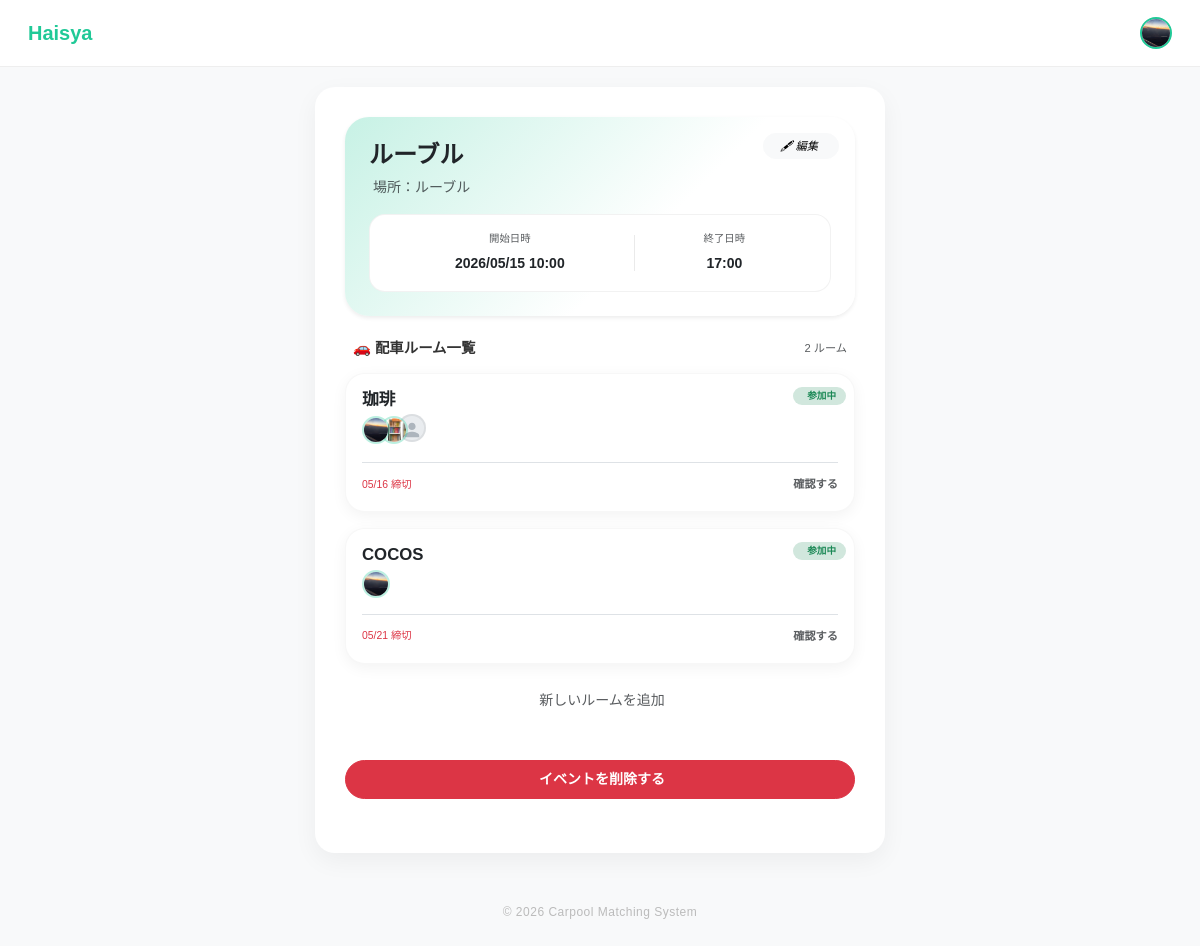
Screenshot of /events/detail/7 (signed in) with the database file from the repository.
### app/models/user.py (models this page shows)
class User(db.Model, UserMixin):
    __tablename__ = "users"
    id = db.Column(db.Integer, primary_key=True)
    username = db.Column(db.String(50), unique=True, nullable=False)
    password = db.Column(db.String(200), nullable=False)
    display_name = db.Column(db.String(50))
    icon = db.Column(db.String(200), default="default.png")
    genre = db.Column(db.String(50))  # 所属ジャンル
    age = db.Column(db.Integer)
    line_url = db.Column(db.String(200), nullable=True)
    insta_url = db.Column(db.String(200), nullable=True)
    @property
    def name(self):
        return self.display_name or self.username

### app/models/event.py (models this page shows, shortened)
class Event(db.Model):
    __tablename__ = 'events'
    id = db.Column(db.Integer, primary_key=True)
    title = db.Column(db.String(100), nullable=False)
    group_id = db.Column(db.Integer, db.ForeignKey('groups.id'), nullable=True)
    location = db.Column(db.String(200))
    start_time = db.Column(db.DateTime, nullable=False)
    end_time = db.Column(db.DateTime)
    join_code = db.Column(db.String(10), unique=True, nullable=False)
    description = db.Column(db.Text, nullable=True)
    needs_car = db.Column(db.Boolean, default=True)
    created_by = db.Column(db.Integer, db.ForeignKey('users.id'), nullable=False)
    created_at = db.Column(db.DateTime, default=datetime.utcnow)
    creator = db.relationship("User", backref=db.backref("created_events", lazy=True))
    rooms = db.relationship(
        "Room",
        backref="event",
        lazy=True,
        cascade="all, delete-orphan"
    )

### app/models/room.py (models this page shows, shortened)
class Room(db.Model):
    __tablename__ = "rooms"
    id = db.Column(db.Integer, primary_key=True)
    name = db.Column(db.String(200), nullable=False)
    description = db.Column(db.Text)
    sections = db.Column(db.Integer, default=1)
    event_id = db.Column(db.Integer, db.ForeignKey("events.id"), nullable=False)
    created_by = db.Column(db.Integer, db.ForeignKey("users.id"), nullable=False)
    deadline = db.Column(db.DateTime)
    matching_method = db.Column(db.String(50), default="default")
    created_at = db.Column(db.DateTime, default=datetime.utcnow)
    entries = db.relationship("Entry", backref="room", lazy=True, cascade="all, delete-orphan")

### app/models/entry.py (models this page shows, shortened)
class Entry(db.Model):
    __tablename__ = "entries"
    id = db.Column(db.Integer, primary_key=True)
    user_id = db.Column(db.Integer, db.ForeignKey("users.id"), nullable=False)
    room_id = db.Column(db.Integer, db.ForeignKey("rooms.id"), nullable=False)
    has_car = db.Column(db.Boolean, default=False)
    capacity = db.Column(db.Integer, default=0)
    has_rehersal = db.Column(db.Boolean, default=False) # ← これを追加しました
    schedule_id = db.Column(db.String(50))
    prefer_with = db.Column(db.String(200))
    avoid_with = db.Column(db.String(200))
    early_leave = db.Column(db.Boolean, default=False)
    created_at = db.Column(db.DateTime, default=datetime.utcnow)
    user = db.relationship("User", backref=db.backref("entries", lazy=True))

### app/events/routes.py (the view)
@events_bp.route('/detail/<int:event_id>')
@login_required
def event_detail(event_id):
    event = Event.query.get_or_404(event_id)
    joined_room_ids = [
        entry.room_id for entry in Entry.query.filter_by(user_id=current_user.id).all()
    ]
    is_admin = False
    if event.group_id:
        membership = GroupMember.query.filter_by(
            group_id=event.group_id,
            user_id=current_user.id,
            role='admin'
        ).first()
        is_admin = membership is not None
    return render_template('event_detail.html',
                           event=event,
                           joined_room_ids=joined_room_ids,
                           is_admin=is_admin)

### app/models/user.py (called while the page is built)
@login_manager.user_loader
def load_user(user_id):
    return User.query.get(int(user_id))

### app/templates/event_detail.html (shortened to what this page needs)
{% extends "layout.html" %}
{% block content %}
{% from 'macros/avatar.html' import avatar %}
<div class="main-card border-0 shadow-sm mb-4 p-4 position-relative" style="border-radius: 24px; background: linear-gradient(135deg, {{ (event.group.color ~ '40') if event.group else '#ffffff' }} 0%, white 60%);">
    {% if event.created_by == current_user.id or is_admin %}
    <button type="button" class="btn btn-light btn-sm rounded-pill px-3 position-absolute top-0 end-0 mt-3 me-3"
            style="font-size: 0.7rem;" data-bs-toggle="modal" data-bs-target="#editEventModal">
        <i class="bi bi-pencil me-1">🖋 編集</i>
    </button>
    {% endif %}
    <div class="mb-3">
        <h2 class="fw-bold h4 mb-2 text-dark">{{ event.title }}</h2>
        <p class="text-muted mb-0 small">
             場所：{{ event.location or "未指定" }}
        </p>
    </div>
    <div class="bg-white rounded-4 p-3 d-flex justify-content-around text-center border" style="border-color: rgba(0,0,0,0.05) !important;">
        <div class="flex-grow-1">
            <small class="text-muted d-block mb-1" style="font-size: 0.65rem;">開始日時</small>
            <span class="fw-bold text-dark small">{{ event.start_time.strftime('%Y/%m/%d %H:%M') }}</span>
        </div>
        <div class="flex-grow-1">
            <small class="text-muted d-block mb-1" style="font-size: 0.65rem;">終了日時</small>
            <span class="fw-bold text-dark small">
                {{ event.end_time.strftime('%H:%M') if event.end_time else '--:--' }}
            </span>
        </div>
    </div>
</div>
{% if event.needs_car %}
    <div class="px-2 mb-3 d-flex justify-content-between align-items-center">
        <h6 class="fw-bold mb-0" style="font-size: 0.9rem;">🚗 配車ルーム一覧</h6>
        <span class="text-muted" style="font-size: 0.7rem;">{{ event.rooms|length }} ルーム</span>
    </div>
    {% if event.rooms %}
        <div class="d-flex flex-column gap-3 mb-4">
            {% for room in event.rooms %}
            <div class="room-card position-relative overflow-hidden p-3">
                <div class="position-absolute top-0 end-0 mt-2 me-2">
                    {% if room.id in joined_room_ids %}
                        <span class="badge rounded-pill bg-success-subtle text-success border-0" style="font-size: 0.6rem; padding: 4px 10px;">
                            参加中
                        </span>
                    {% endif %}
                </div>
                <div class="d-flex justify-content-between align-items-start">
                    <div class="flex-grow-1">
                        <div class="text-dark pe-5 mb-1">
                            <div class="fw-bold" style="font-size: 1.05rem; line-height: 1.2;">
                                {{ room.name }}
                            </div>
                        </div>
                        <div class="d-flex align-items-center me-2">
                            {% for entry in room.entries[:4] %}
                            <div style="{% if not loop.first %}margin-left: -10px;{% endif %}
                                        position: relative; z-index: {{ loop.revindex }};">
                                {{ avatar(entry.user, size=28) }}
                            </div>
                            {% endfor %}
                        </div>
                    </div>
                </div>
                <div class="mt-3 pt-2 border-top d-flex justify-content-between align-items-center">
                    <div class="small">
                        {% if room.deadline %}
                            <span class="text-danger" style="font-size: 0.65rem;">
                                 {{ room.deadline.strftime('%m/%d 締切') }}
                            </span>
                        {% else %}
                            <span class="text-muted" style="font-size: 0.65rem;">常時募集中</span>
                        {% endif %}
                    </div>
                    <a href="{{ url_for('rooms.room_detail', room_id=room.id) }}" class="text-decoration-none">
                        {% if room.id in joined_room_ids %}
                            <span class="text-muted fw-bold" style="font-size: 0.7rem;">
                                確認する
                            </span>
                        {% else %}
                            <span class="text-walica fw-bold" style="font-size: 0.7rem;">
                                参加する <i class="bi bi-chevron-right"></i>
                            </span>
                        {% endif %}
                    </a>
                </div>
            </div>
            {% endfor %}
        </div>
        <div class="text-center mb-5">
            <a href="{{ url_for('rooms.create_room', event_id=event.id) }}" class="text-muted small text-decoration-none hover-opacity">
                 新しいルームを追加
            </a>
        </div>
    {% endif %}
{% endif %}
{% if event.created_by == current_user.id or is_admin %}
<form action="{{ url_for('events.delete_event', event_id=event.id) }}" method="POST" class="mb-4"
    onsubmit="return confirm('イベント「{{ event.title }}」を削除しますか？\nルームと参加者データもすべて削除されます。')">
    <button type="submit" class="btn btn-danger btn-sm w-100 rounded-pill py-2 fw-bold">
         イベントを削除する
    </button>
</form>
{% endif %}
{% endblock %}

### app/templates/layout.html (shortened to what this page needs)
<!DOCTYPE html>
<html lang="ja">
<head>
    <link href="https://cdn.jsdelivr.net/npm/bootstrap@5.3.3/dist/css/bootstrap.min.css" rel="stylesheet">
    <link rel="stylesheet" href="{{ url_for('static', filename='main.css') }}">
</head>
<body>
<nav class="navbar navbar-walica sticky-top">
    <div class="container-fluid d-flex align-items-center">
        <a class="navbar-brand" href="/">Haisya</a>
        <div class="ms-auto d-flex align-items-center">
            {% if current_user.is_authenticated %}
                {% set has_icon = current_user.icon and current_user.icon != 'default.png' %}
                <div class="dropdown ms-3">
                    <button class="btn p-0 border-0 bg-transparent" type="button"
                            data-bs-toggle="dropdown" aria-expanded="false">
                        {% if has_icon %}
                        <img src="{{ url_for('static', filename=current_user.icon) }}"
                            alt="プロフィール"
                            class="rounded-circle"
                            style="width: 32px; height: 32px; object-fit: cover;
                                    border: 2px solid var(--walica-green);">
                        {% endif %}
                    </button>
                </div>
            {% else %}
                <a href="/login" class="nav-link-custom">ログイン</a>
                <a href="/register" class="btn btn-walica-reverce ms-3 py-1 px-3" style="font-size:0.85rem;">新規登録</a>
            {% endif %}
        </div>
    </div>
</nav>
<div class="main-container">
    <div class="main-card">
        {% block content %}{% endblock %}
    </div>
    <footer>
        &copy; 2026 Carpool Matching System
    </footer>
</div>
</body>
</html>

### app/templates/macros/avatar.html (shortened to what this page needs)
{% macro avatar(user, size=42, is_admin=false) %}
{% set has_icon = user.icon and user.icon != 'default.png' %}
<div class="position-relative d-inline-block flex-shrink-0">
    {% if has_icon %}
    <img src="{{ url_for('static', filename=user.icon) }}"
         alt="{{ user.name }}"
         class="rounded-circle"
         style="width: {{ size }}px; height: {{ size }}px;
                object-fit: cover;
                border: 2px solid rgba(32,201,151,0.3);">
    {% else %}
    <div class="rounded-circle d-flex align-items-center justify-content-center"
         style="width: {{ size }}px; height: {{ size }}px;
                background: #e9ecef;
                border: 2px solid rgba(0,0,0,0.06);
                overflow: hidden;">
        <svg xmlns="http://www.w3.org/2000/svg"
             viewBox="0 0 24 24"
             style="width: {{ (size * 0.65) | int }}px;
                    height: {{ (size * 0.65) | int }}px;
                    margin-top: {{ (size * 0.15) | int }}px;"
             fill="#adb5bd">
            <path d="M12 12c2.7 0 4.8-2.1 4.8-4.8S14.7 2.4 12 2.4 7.2 4.5 7.2 7.2 9.3 12 12 12zm0 2.4c-3.2 0-9.6 1.6-9.6 4.8v2.4h19.2v-2.4c0-3.2-6.4-4.8-9.6-4.8z"/>
        </svg>
    </div>
    {% endif %}
</div>
{% endmacro %}

### app/static/main.css (style rules this page uses)
:root { --main-color: #eeeeee; --bg-color: white; }
.room-card { border: var(--main-color); border-radius:16px; transition:0.2s; }

### app/templates/layout.html (style rules this page uses)
:root { --walica-green: #20c997; --bg-color: #f8f9fa; --text-dark: #333333; }
body { background-color: var(--bg-color); font-family: 'Noto Sans JP', sans-serif; color: var(--text-dark); }
.navbar-walica { background-color: white; border-bottom: 1px solid #eee; padding: 0.8rem 1rem; }
.navbar-brand { font-weight: 700; color: var(--walica-green) !important; font-size: 1.25rem; }
.main-container { max-width: 600px; margin: 20px auto; padding: 0 15px; }
.main-card { background: white; border-radius: 20px; padding: 30px; box-shadow: 0 8px 24px rgba(0, 0, 0, 0.05); border: none; }
footer { color: #bbb; margin: 50px 0 30px; text-align: center; font-size: 12px; letter-spacing: 0.5px; }

### app/templates/event_detail.html (style rules this page uses)
:root { --walica-green: #20c997; }
.room-card { background: white; border-radius: 20px; box-shadow: 0 4px 15px rgba(0,0,0,0.05); border: 1px solid rgba(0,0,0,0.03); transition: transform 0.15s ease; }

### rows the page displays
User: icon (picture)
Event: title "ルーブル", location "ルーブル", start_time "2026/05/15 10:00", end_time "17:00"
Room: shows "参加中", name "珈琲", deadline "05/16 締切", shows "確認する"
Entry: icon (picture)
Entry: icon (picture)
Entry: {{ size }} 28 (drawn), {{ (size * 0.65) | int }} 18 (drawn)
Room: shows "参加中", name "COCOS", deadline "05/21 締切", shows "確認する"
Entry: icon (picture)

### other values shown
{{ event.rooms|length }} "2"
